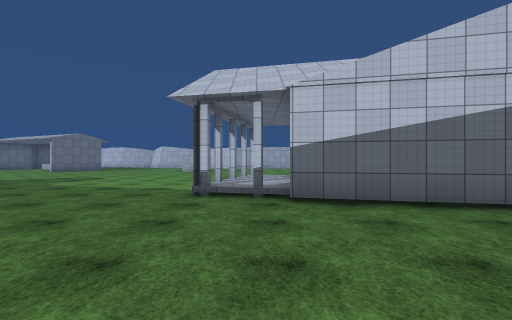
View 1 (above)

24 first-person views from a walk through a scene from a Unity 3-D project. The camera is 1.4 m above the floor, looks level and sees 85° across. The floor is counted in squares, 2 m on a side. Each view is taken from the middle of a square. On the plan, view 1 faces up. The plan holds only what a view shows up to about 9 squares ahead; the rest is blank. The place goes on beyond the plan. The player character is not drawn. Surface patterns are stand-ins for the level's own textures.

View 2
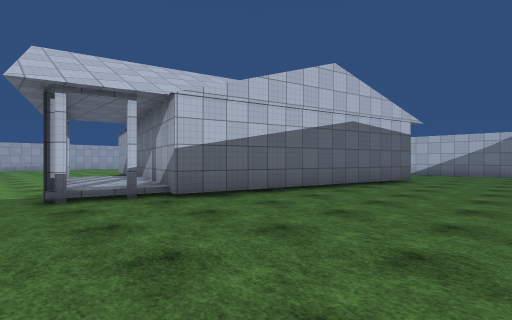

View 3
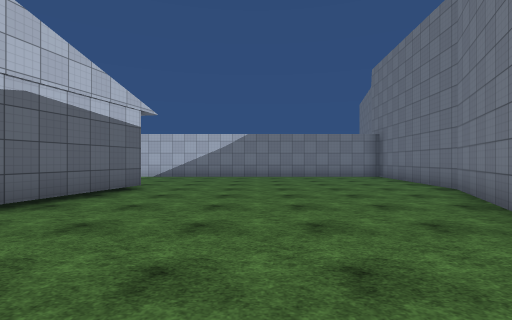

View 4
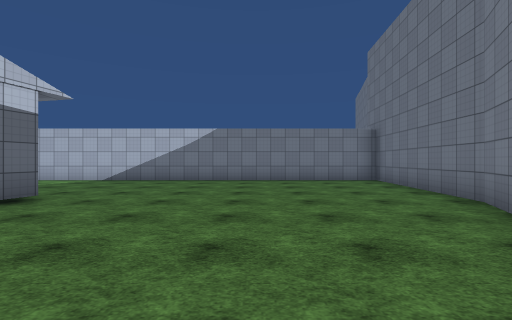

View 5
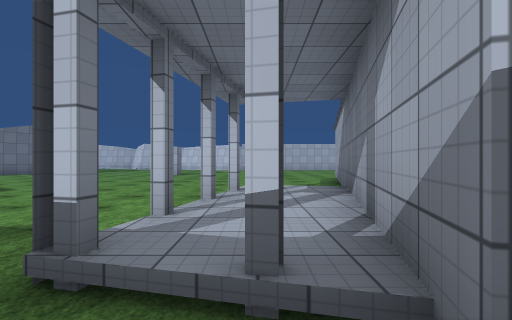

View 6
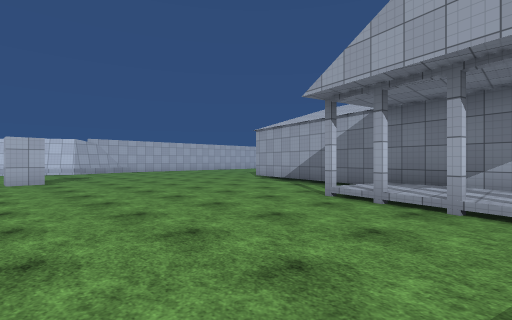

View 7
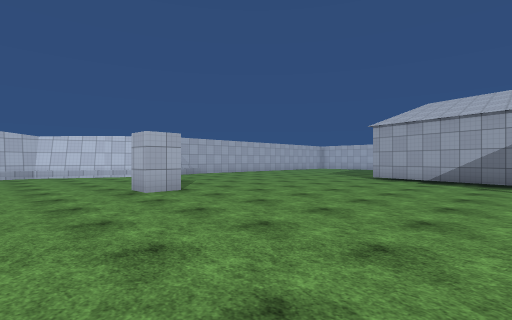

View 8
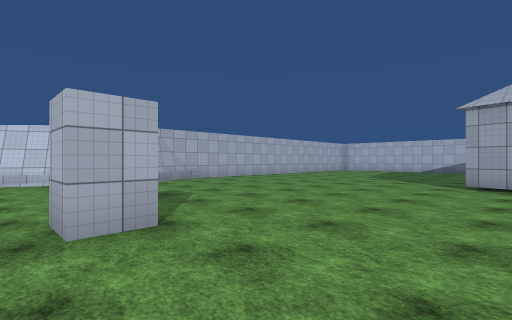

View 9
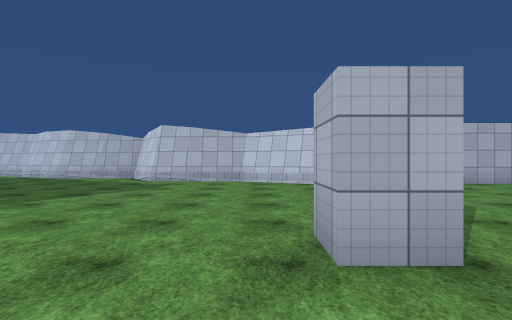

View 10
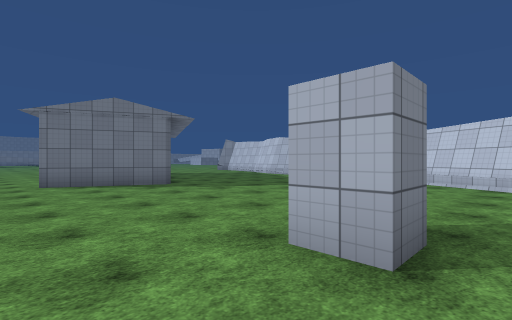

View 11
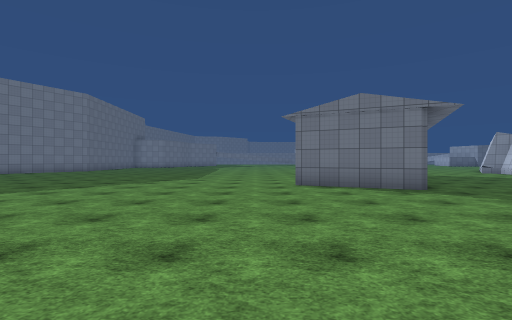

View 12
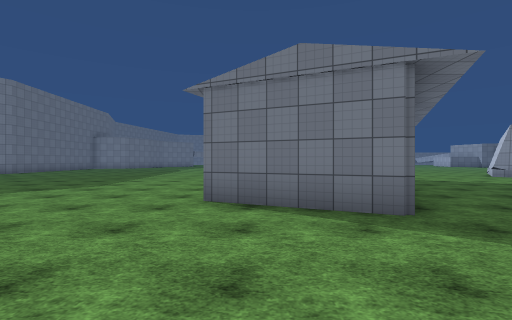

View 13
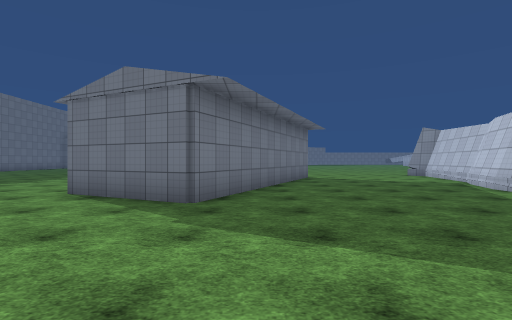

View 14
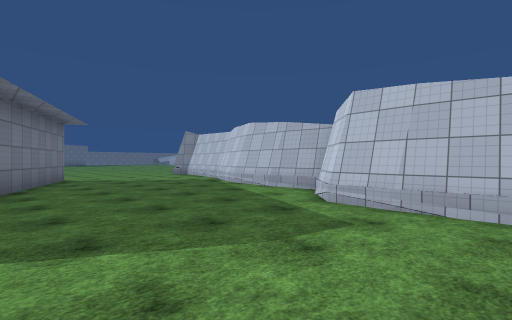

View 15
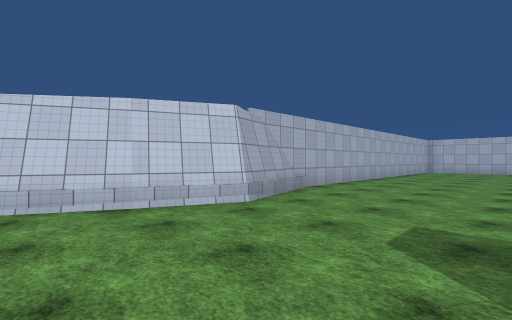

View 16
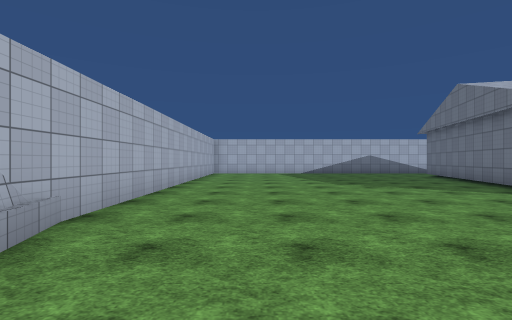

View 17
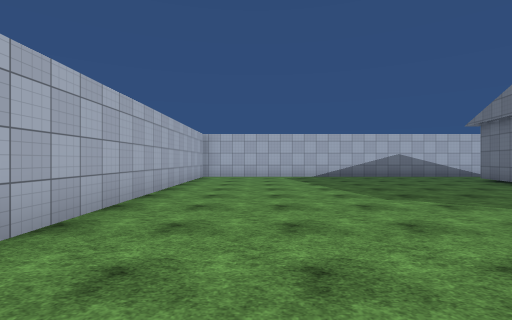

View 18
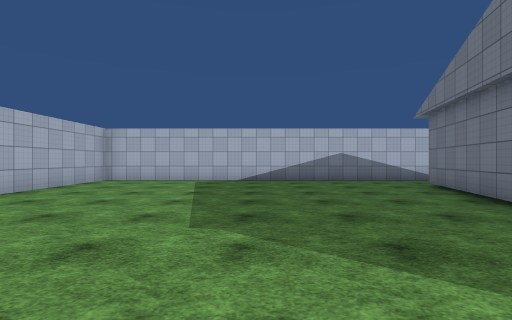

View 19
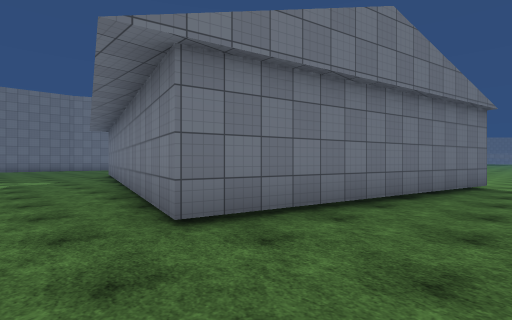

View 20
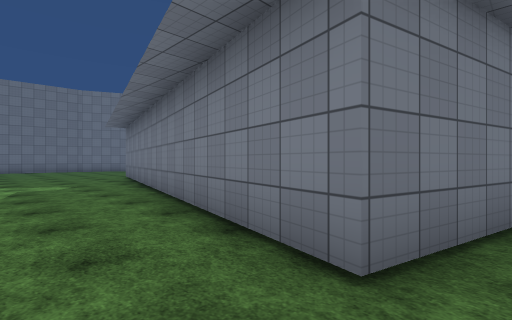

View 21
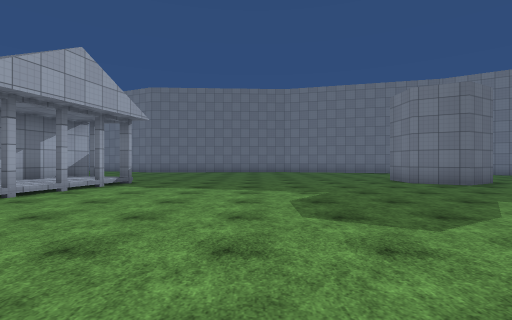

View 22
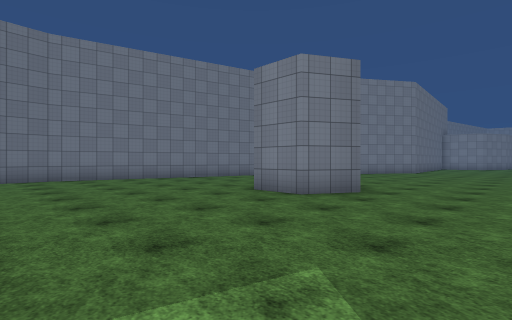

View 23
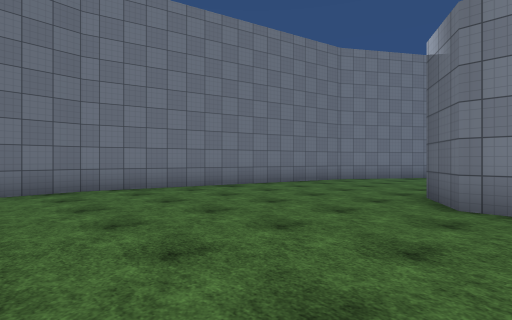

View 24
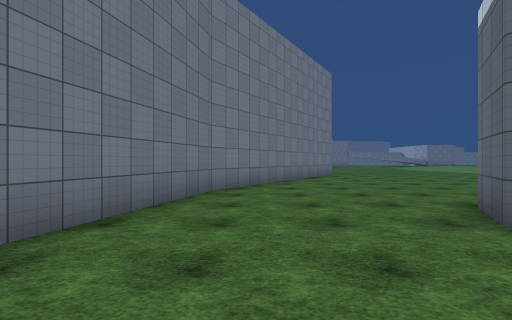

### Floor plan
Points are (right, up) in squares from view 1. A wall is a line through its corners. A room is listed if a view was taken in it or the views show most of it. See-through windows are left out.
Room 1 (views 1, 2, 3, 4, 5, 6, 7, 8, 9, 10, 11, 12, 13, 14, 15, 16, 17, 18, 19, 20, 21, 22, 23, 24)
walls: (-3.6, 17.6) (-3.6, 16.8) (-4.5, 16.8) (-4.5, 17.6); (-1.3, 5.7) (-0.8, 5.6); (-0.6, 5.4) (-1.2, 5.6); (0.3, 5.2) (-0.5, 5.4); (-1.1, 22.8) (-1.6, 22.7) (-3.4, 23.3); (-12.1, 5.6) (-10.9, 6.3) (-9.7, 5.6) (-9.7, 4.3) (-10.9, 3.6) (-12.1, 4.3); (1.2, 23.2) (-1.8, 22.4) (-5.4, 24.2); (-8.4, 24.3) (-9.2, 25.2); (8, 2.8) (0.6, 4.7) (3.2, 15.2) (10.5, 13.3) (8.4, 4.8); (-9.5, 25.8) (-11.2, 25.6); (-11, 25.6) (-12.6, 25.7); (-11, 25.8) (-12.7, 25.8) (-14, 26.3); (-16.9, 21.9) (-10.5, 19) (-11.8, 16.1); (4.7, -3.5) (7.6, -4.8) (12, -5.1); (-17, 1.8) (-14.3, 0) (-6.7, -2.1) (-5.3, -2); (-13.9, 26.2) (-14.8, 26.8); (12, 23.2) (-0.4, 23.2)
ways out: opening at (-5.6, 27)

Positions as (right, up) in squares from view 1, and headings:
1: (0, 0), facing up
2: (-2, 0), facing up-right
3: (1, 0), facing right
4: (3, -1), facing right
5: (0, 4), facing up
6: (-5, 7), facing up-right
7: (-7, 11), facing up-right
8: (-5, 14), facing up-right
9: (-5, 15), facing up
10: (-3, 15), facing up-left
11: (-4, 15), facing left
12: (-7, 17), facing left
13: (-6, 20), facing left
14: (-6, 20), facing up-left
15: (-5, 19), facing up-right
16: (-2, 21), facing right
17: (1, 21), facing right
18: (3, 18), facing right
19: (12, 16), facing down-left
20: (12, 14), facing down-left
21: (-5, 14), facing down
22: (-5, 9), facing down-left
23: (-5, 5), facing down-left
24: (-8, 1), facing left
